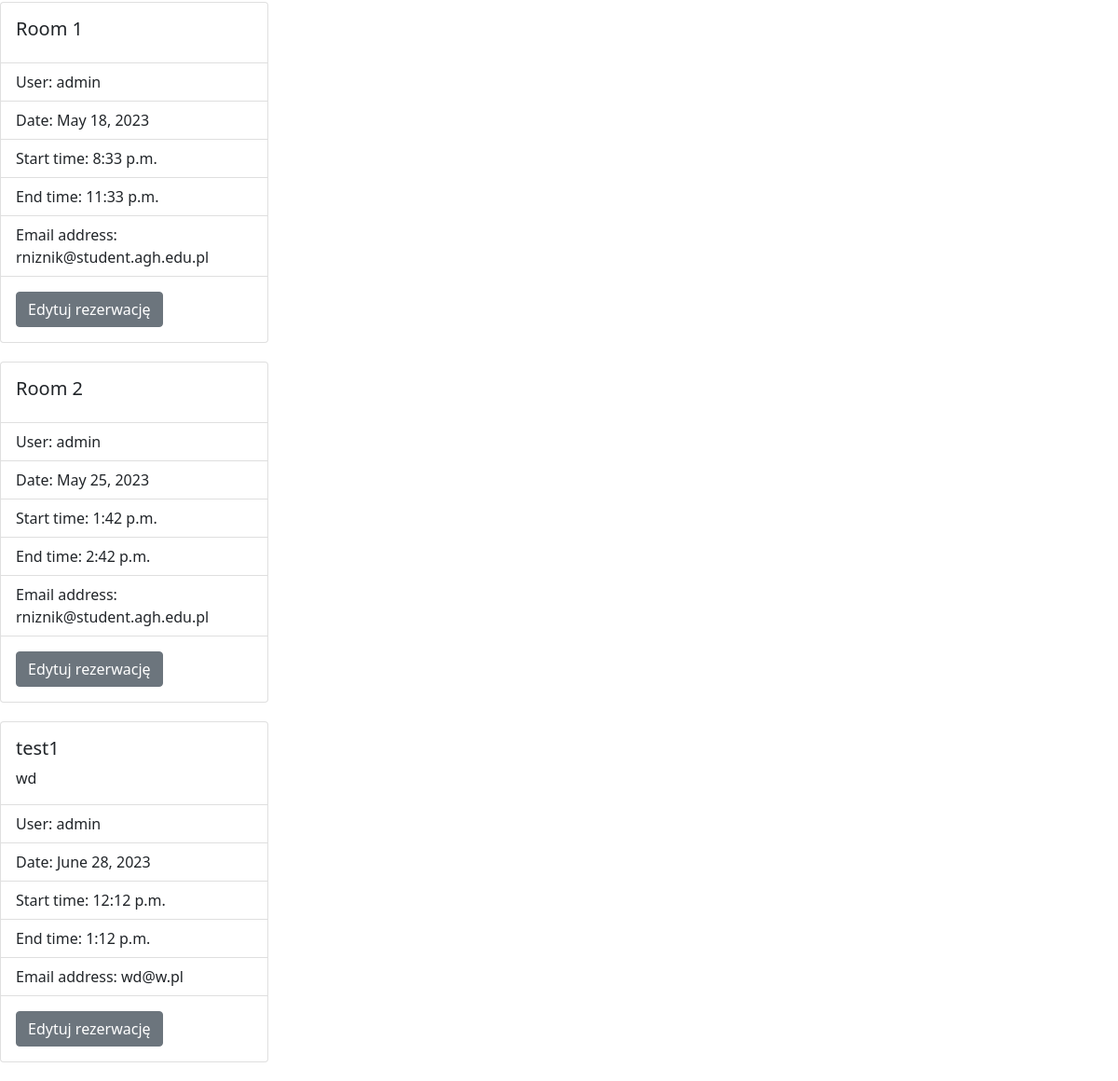
/reservationSystem/adminPanel/reservations/ (lower part), run on an earlier commit of the app's database.
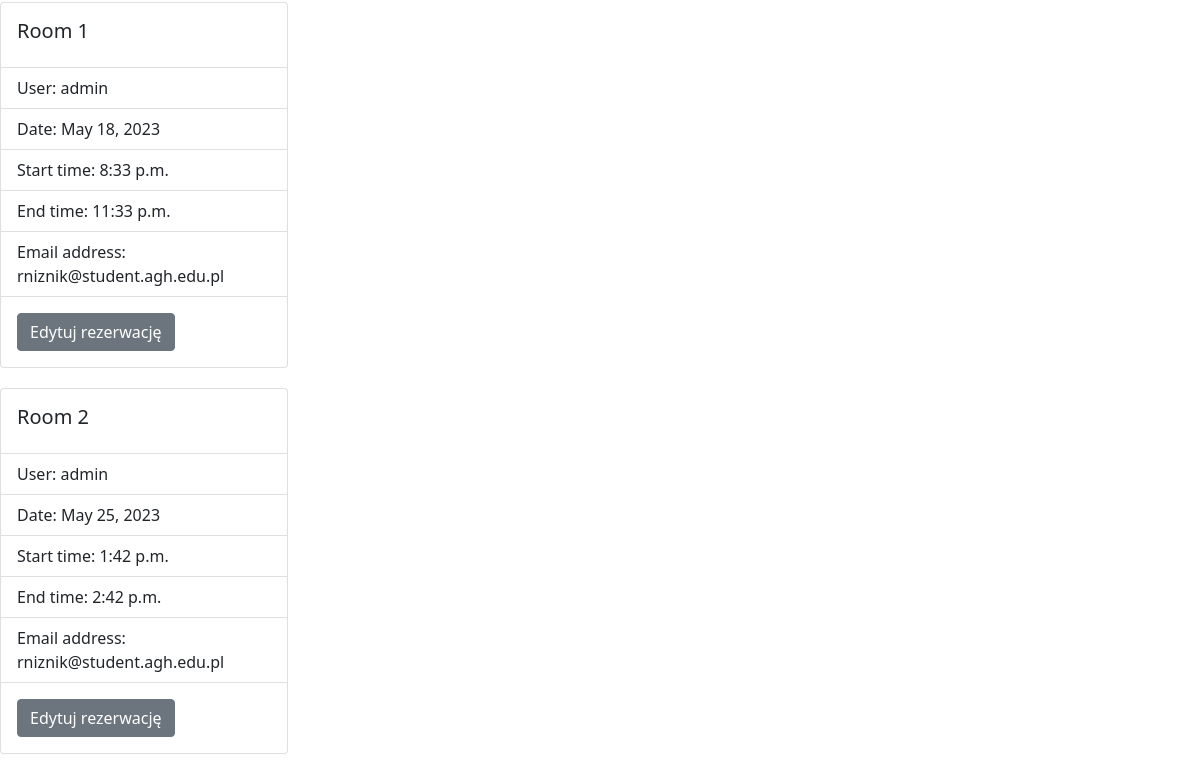
And on a later commit of the database.
### reservationSystem/models.py (models this page shows, shortened)
class Reservation(models.Model):
    user = models.ForeignKey(User, on_delete=models.SET_DEFAULT, default=None)
    date = models.DateField()
    start_time = models.TimeField()
    end_time = models.TimeField()
    room = models.ForeignKey(Room, on_delete=models.CASCADE)
    comment = models.TextField(blank=True)
    email_adress = models.EmailField('Email adress')

class Room(models.Model):
    name = models.CharField('Room name' ,max_length=255)
    description = models.TextField(blank=True)
    def __str__(self):
        return self.name

### reservationSystem/views.py (the view)
# urls.py: path('adminPanel/reservations/', views.reservations, name='reservations'),
def reservations(request):
    reservations = Reservation.objects.all()
    context = {
        'reservations_list': reservations,
    }
    return render(request, 'reservations.html', context)

### reservationSystem/templates/reservations.html
{% extends 'base.html' %}
{% block content %}
    {% for reservation in reservations_list %}
    <div class="card" style="width: 18rem;">
        <div class="card-body">
        <h5 class="card-title">{{reservation.room}}</h5>
        <p class="card-text">{{reservation.comment}}</p>
        </div>
        <ul class="list-group list-group-flush">
        <li class="list-group-item">User: {{reservation.user}}</li>
        <li class="list-group-item">Date: {{reservation.date}}</li>
        <li class="list-group-item">Start time: {{reservation.start_time}}</li>
        <li class="list-group-item">End time: {{reservation.end_time}}</li>
        <li class="list-group-item">Email address: {{reservation.email_adress}}</li>
        </ul>
        <div class="card-body">
            <a href="{% url 'reservation' reservation.id %}" class="btn btn-secondary">Edytuj rezerwację</a>
        </div>
    </div>
    {% endfor %}
{% endblock %}

What changed in the data, as far as the page shows it:
removed Reservation: room "test1", comment "wd", user "admin", date "June 28, 2023", start_time "12:12 p.m.", end_time "1:12 p.m.", email_adress "wd@w.pl"
